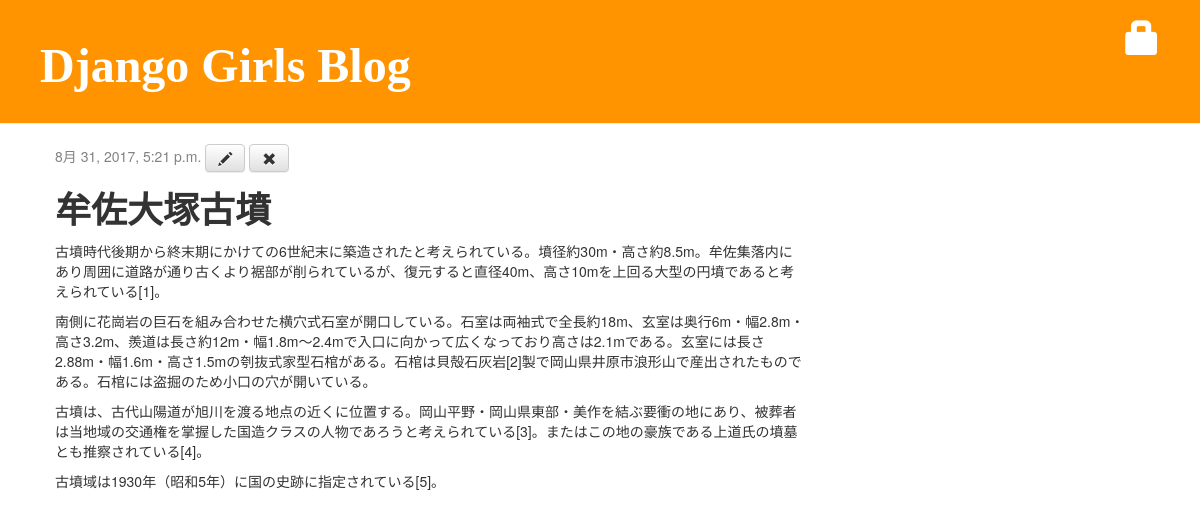
The app's page /post/4/ with its own data.
### blog/models.py (models this page shows, shortened)
class Post(models.Model):
    author = models.ForeignKey('auth.User')
    title = models.CharField(max_length=200)
    text = models.TextField()
    created_date = models.DateTimeField(default=timezone.now)
    published_date = models.DateTimeField(blank=True, null=True)

### blog/views.py (the view)
# urls.py: url(r'^post/(?P<pk>[0-9]+)/$', views.post_detail, name='post_detail'),
def post_detail(request, pk):
    post = get_object_or_404(Post, pk=pk)
    return render(request, 'blog/post_detail.html', {'post': post})

### blog/templates/blog/post_detail.html
{% extends 'blog/base.html' %}
{% block content %}
<div class="date">
	{% if post.published_date %}
		{{ post.published_date }}
	{% else %}
		<a class="btn btn-default" href="{% url 'post_publish' pk=post.pk %}">Publish</a>
	{% endif %}
	<a class="btn btn-default" href="{% url 'post_edit' pk=post.pk %}"><span class="glyphicon glyphicon-pencil"></span></a>
	<a class="btn btn-default" href="{% url 'post_remove' pk=post.pk %}"><span class="glyphicon glyphicon-remove"></span></a>
</div>
<h1>{{ post.title }}</h1>
<p>{{ post.text|linebreaks }}</p>
{% endblock %}

### static/css/blog.css (style rules this page uses)
h1, h2, h3, h4 { font-family: "Rounded Mplus 1c"; font-weight: bold; }
.date { color: #828282; }

### records on screen
Post: published_date "8月 31, 2017, 5:21 p.m.", title "牟佐大塚古墳", text "古墳時代後期から終末期にかけての6世紀末に築造されたと考えられている。墳径約30m・高さ約8.5m。牟佐集落内にあり周囲に道路が通り古くより裾部が削られているが、復元すると直径40m、高さ10mを上回る大型の円墳であると考えられている[1]。 南側に花崗岩の巨石を組み合わせた横穴式石室が開口している。石室は両袖式で全長約18m、玄室は奥行6m・幅2.8m・高さ3.2m、羨道は長さ約12m・幅1.8m～2.4mで入口に向かって広くなっており高さは2.1mである。玄室には長さ2.88m・幅1.6m・高さ1.5mの刳抜式家型石棺がある。石棺は貝殻石灰岩[2]製で岡山県井原市浪形山で産出されたものである。石棺には盗掘のため小口の穴が開いている。 古墳は、古代山陽道が旭川を渡る地点の近くに位置する。岡山平野・岡山県東部・美作を結ぶ要衝の地にあり、被葬者は当地域の交通権を掌握した国造クラスの人物であろうと考えられている[3]。またはこの地の豪族である上道氏の墳墓とも推察されている[4]。 古墳域は1930年（昭和5年）に国の史跡に指定されている[5]。"
